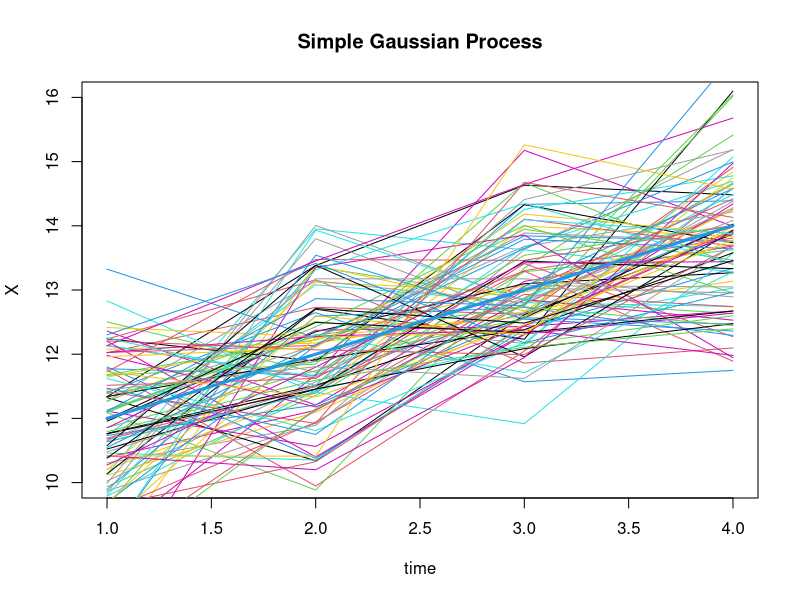
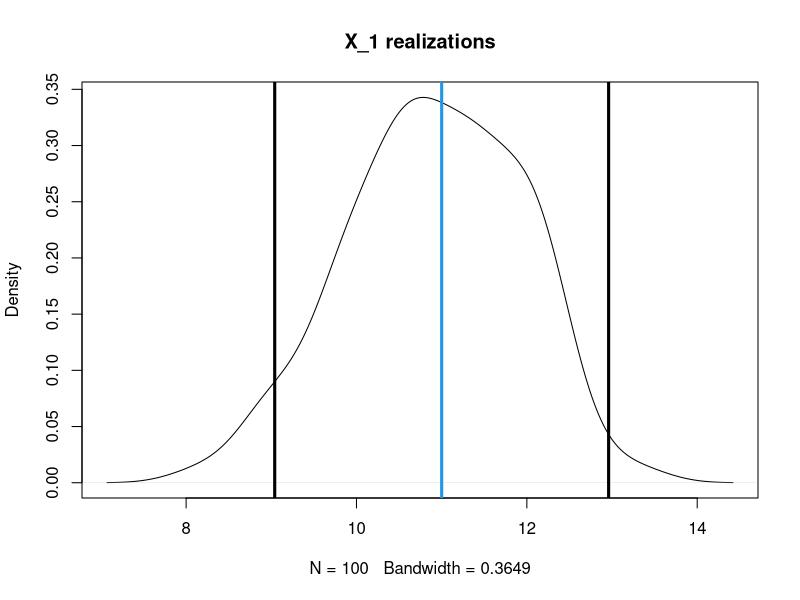

These charts were generated, in order, by the following R code:
#### Simulate the normal stochastic process
#### Class 1

sim <- matrix(0, nrow = 100, ncol = 4)
t <- seq(1:4)
for(i in 1:100){
  sim[i, ] = rnorm(4, t + 10, 1)
}

plot(t, sim[1,] , col = 2, type="l", ylim = c(10,16), 
     xlab= "time", ylab="X", main = "Simple Gaussian Process")
for(i in 2:100){
  lines(t, sim[i,], col =i)
}

lines(t, t+10, col =4, lwd =3)

plot(density(sim[,1]), main = "X_1 realizations")
abline(v = t[1] +10, col = 4, lwd = 3)
abline(v = (t[1] +10 + (qnorm(0.025))), lwd =3)
abline(v = (t[1] +10 + (qnorm(0.975))), lwd =3)
